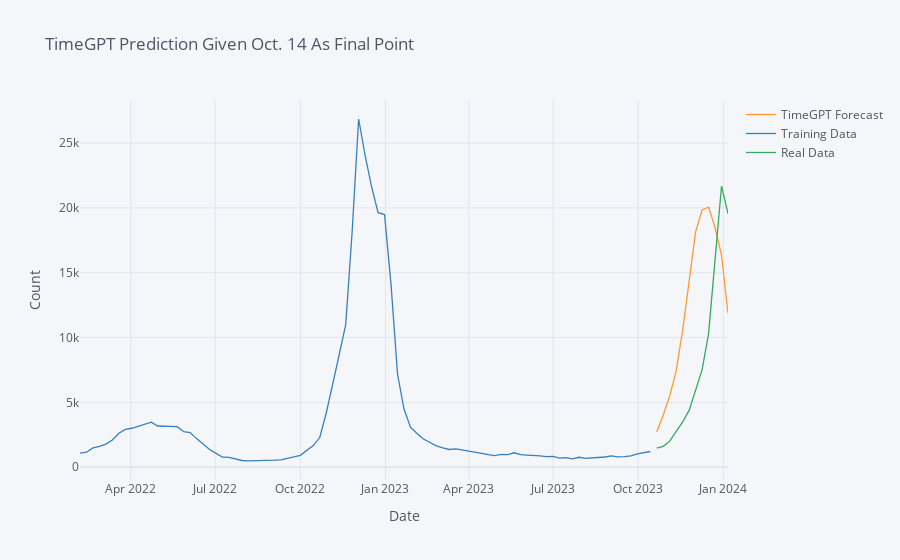

This figure's notebook cell:
### Code cell
oct14plottingdf.iplot(xTitle = "Date", yTitle = "Count", title = "TimeGPT Prediction Given Oct. 14 As Final Point")
